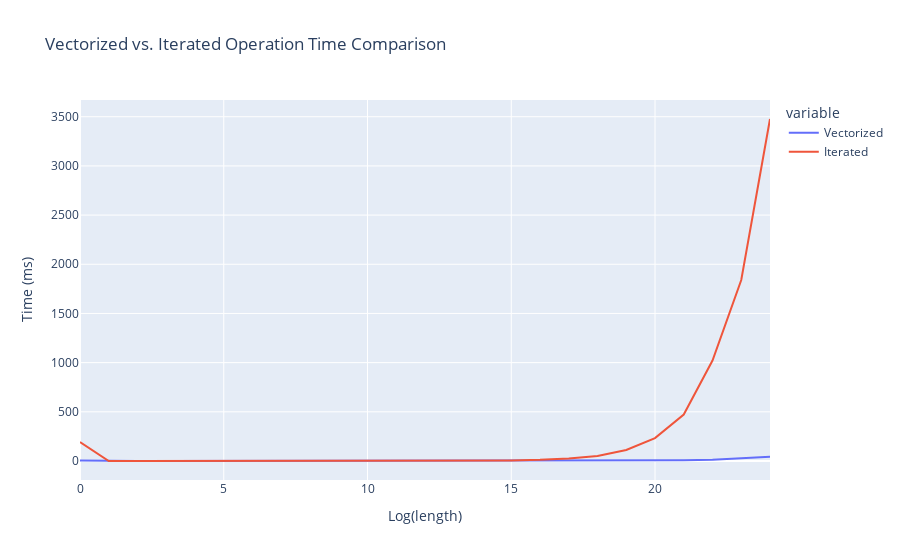

Notebook code for this chart:
### Markdown cell above
As you can see, vectorized operations may be slower at first, but are significantly more efficienct when operating on millions of values

### Code cell
# Create an empty DataFrame to store the times
vectorized_vs_iterated = pd.DataFrame({"Log (length)": [], "Vectorized": [], "Iterated": []})

for length in np.arange(25):
    
    # Vectorized Operation Time
    t = current_time()
    vectorized_result = np.arange(2 ** length) ** 2 + 5
    vectorized_time = current_time() - t

    # Iterated Operation Time
    t = current_time()
    iterated_result = [x ** 2 + 5 for x in range(2 ** length)]
    iterated_time = current_time() - t

    vectorized_vs_iterated = vectorized_vs_iterated.append({"Log (length)": length, "Vectorized": vectorized_time, "Iterated": iterated_time}, ignore_index=True)

# Create a line plot using Plotly
fig = px.line(vectorized_vs_iterated, x="Log (length)", y=["Vectorized", "Iterated"], labels={"Log (length)": "Log(length)", "value": "Time (ms)"}, title="Vectorized vs. Iterated Operation Time Comparison")
fig.show()

### Figure 1 — Plotly figure (JSON) as saved in the notebook; plotly's stock layout.template omitted (floating-point values rounded to 4 significant figures)
{"data": [{"hovertemplate": "variable=Vectorized<br>Log(length)=%{x}<br>Time (ms)=%{y}<extra></extra>", "legendgroup": "Vectorized", "line": {"color": "#636efa", "dash": "solid"}, "marker": {"symbol": "circle"}, "mode": "lines", "name": "Vectorized", "orientation": "v", "showlegend": true, "type": "scatter", "x": [0, 1, 2, 3, 4, 5, 6, 7, 8, 9, 10, 11, 12, 13, 14, 15, 16, 17, 18, 19, 20, 21, 22, 23, 24], "xaxis": "x", "y": [4, 0, 0, 0, 0, 0, 0, 0, 0, 0, 0, 0, 0, 0, 0, 0, 0, 0, 1, 2, 4, 7, 12, 26, 44], "yaxis": "y"}, {"hovertemplate": "variable=Iterated<br>Log(length)=%{x}<br>Time (ms)=%{y}<extra></extra>", "legendgroup": "Iterated", "line": {"color": "#EF553B", "dash": "solid"}, "marker": {"symbol": "circle"}, "mode": "lines", "name": "Iterated", "orientation": "v", "showlegend": true, "type": "scatter", "x": [0, 1, 2, 3, 4, 5, 6, 7, 8, 9, 10, 11, 12, 13, 14, 15, 16, 17, 18, 19, 20, 21, 22, 23, 24], "xaxis": "x", "y": [193, 0, 0, 0, 0, 0, 0, 0, 0, 0, 1, 0, 2, 2, 3, 6, 12, 25, 51, 112, 233, 473, 1021, 1840, 3477], "yaxis": "y"}], "layout": {"autosize": true, "legend": {"title": {"text": "variable"}, "tracegroupgap": 0}, "title": {"text": "Vectorized vs. Iterated Operation Time Comparison"}, "xaxis": {"anchor": "y", "autorange": true, "domain": [0, 1], "range": [0, 24], "title": {"text": "Log(length)"}, "type": "linear"}, "yaxis": {"anchor": "x", "autorange": true, "domain": [0, 1], "range": [-193.2, 3670.0], "title": {"text": "Time (ms)"}, "type": "linear"}}}
